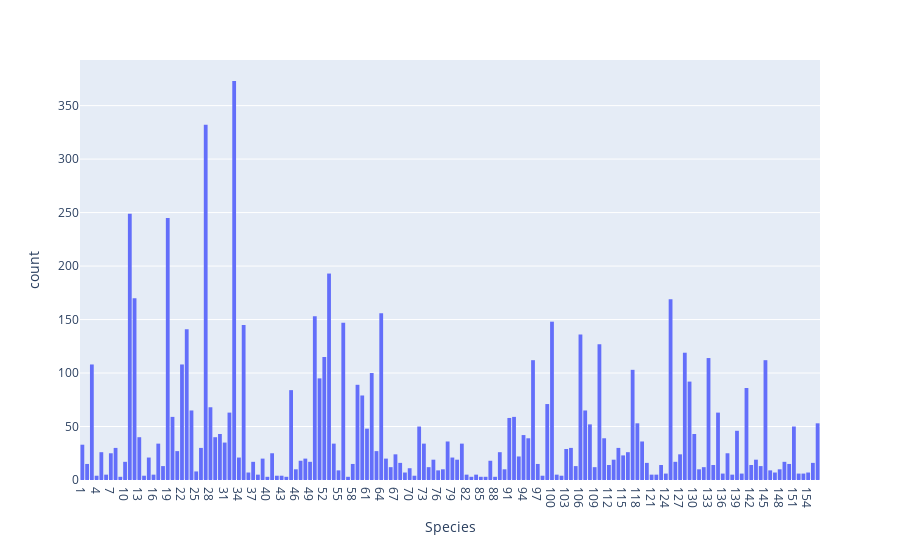

Here is the notebook cell this chart was saved with:
### Markdown cell above
Now our main problem will be to detect the orchid specie. So we will start with it:

### Code cell
px.histogram(total_df , x='Species')

### Figure 1 — Plotly figure (JSON) as saved in the notebook; plotly's stock layout.template omitted (floating-point values rounded to 4 significant figures; data arrays with more than 128 entries replaced by an {"elided": "..."} marker saying what was removed)
{"data": [{"alignmentgroup": "True", "bingroup": "x", "hovertemplate": "Species=%{x}<br>count=%{y}<extra></extra>", "legendgroup": "", "marker": {"color": "#636efa", "pattern": {"shape": ""}}, "name": "", "offsetgroup": "", "orientation": "v", "showlegend": false, "type": "histogram", "x": {"elided": "7156 str values"}, "xaxis": "x", "yaxis": "y"}], "layout": {"barmode": "relative", "legend": {"tracegroupgap": 0}, "margin": {"t": 60}, "xaxis": {"anchor": "y", "domain": [0.0, 1.0], "title": {"text": "Species"}}, "yaxis": {"anchor": "x", "domain": [0.0, 1.0], "title": {"text": "count"}}}}
